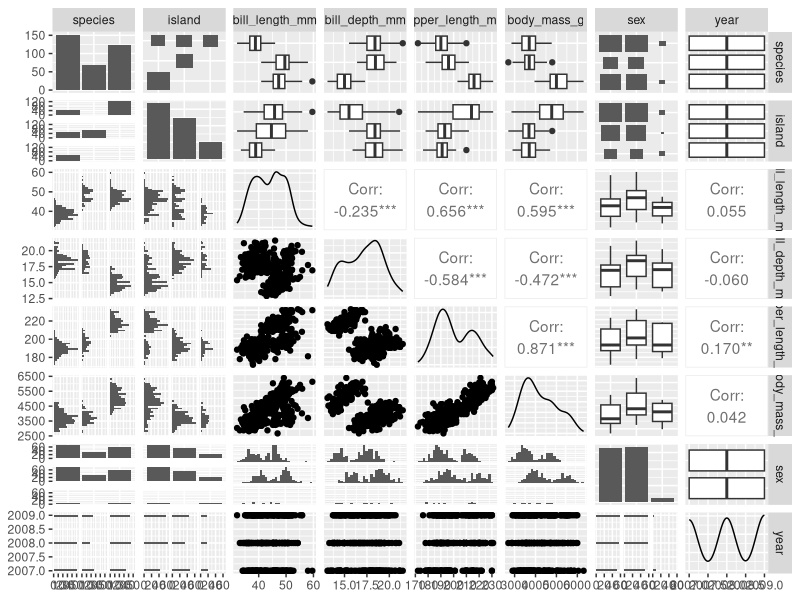
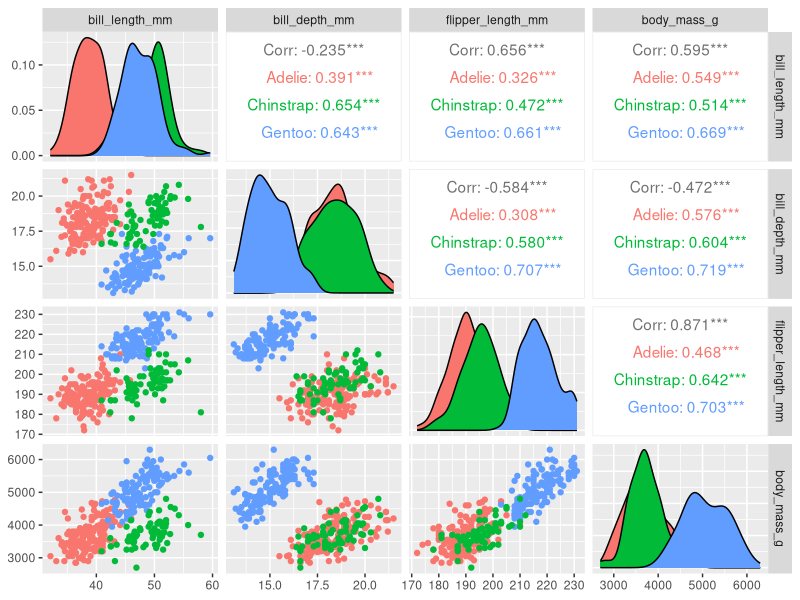

Source code (R) for these figures, in order: (Note: this script raises an error after producing the figures.)
## ---- chunk 1
# load libraryies ----
library(GGally)
library(skimr)
library(palmerpenguins)
library(tidyverse)

# always look at it ----
View(penguins)

# check the column names ----
names(penguins)

# look at the dimensions of the data frame ----
dim(penguins)

# get a summary ---- 
summary(penguins)

# get a summary with {skimr} ----
skimr::skim(penguins)

# print the first 6 rows ----
head(penguins, n = 3)

# print the last 6 rows ----
tail(penguins)
## ---- chunk 2
# make a pairsplot ----
GGally::ggpairs(penguins)

GGally::ggpairs(penguins, columns = 3:6,
                ggplot2::aes(color = species))

# create histogram of penguin flipper lengths ----
ggplot(data = penguins, aes(x = flipper_length_mm, fill = species)) + geom_histogriam()
# no y variable bc it's just the frequency

